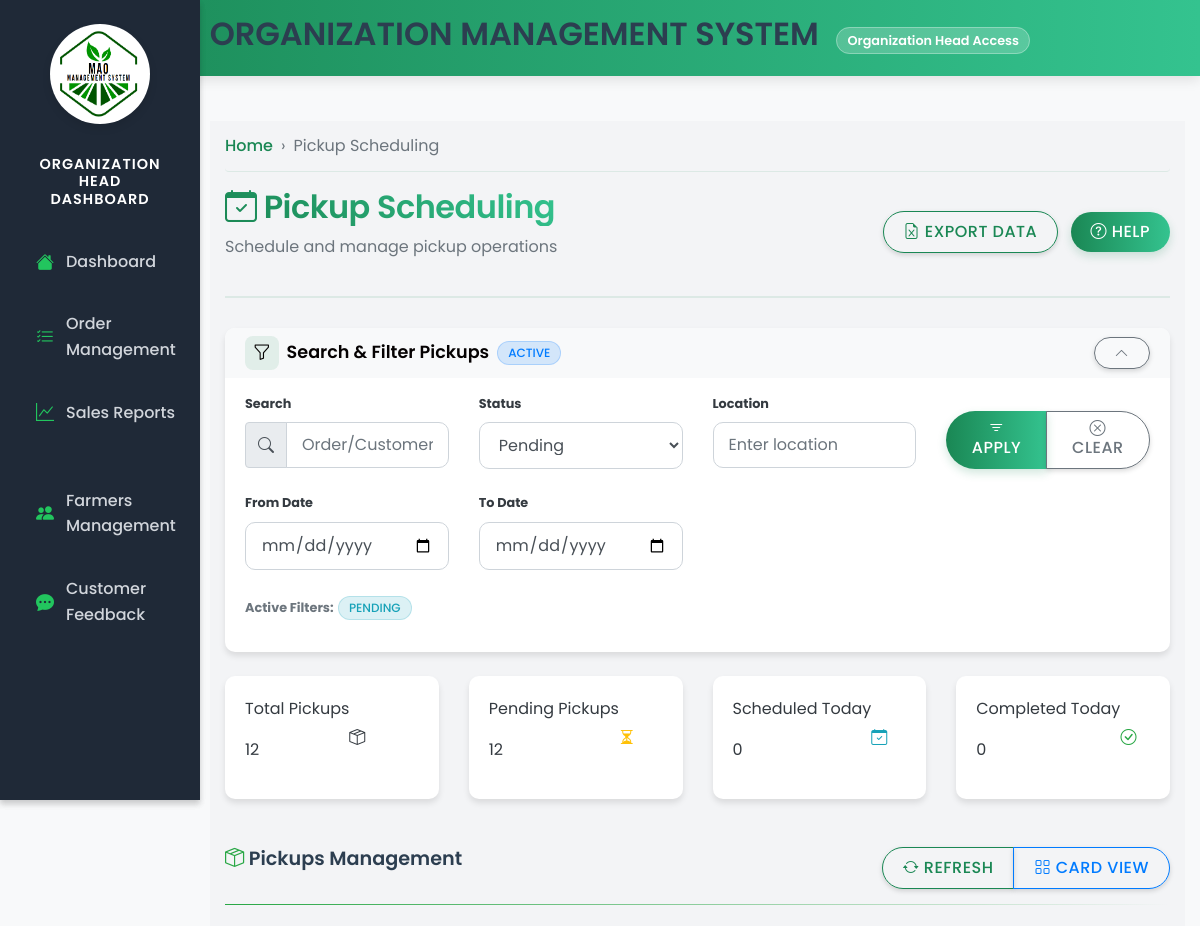
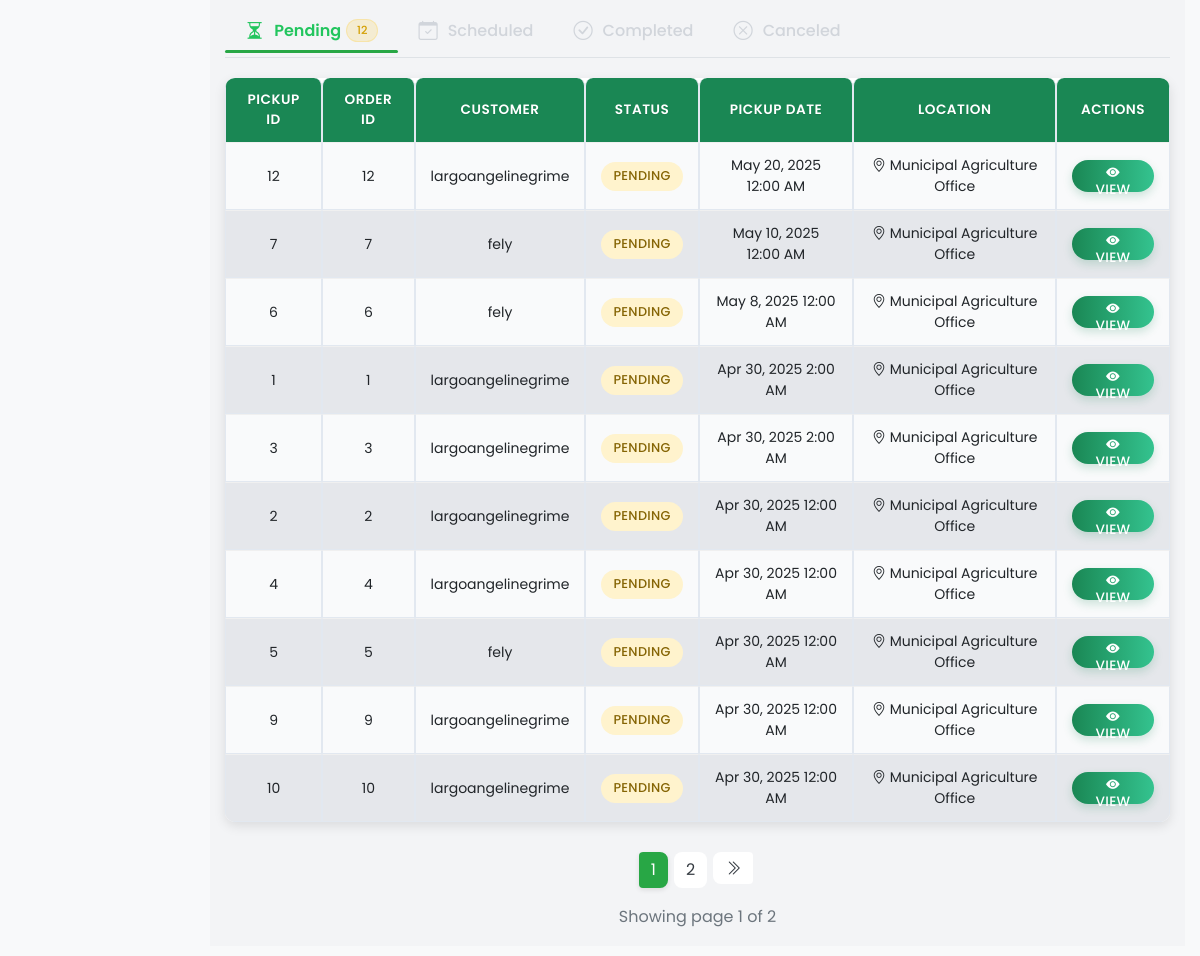
/views/organization-head/pickup-scheduling.php (signed in), run on the app's committed database (2 pictures, top to bottom).
### tables this page shows
CREATE TABLE `pickups` (
  `pickup_id` int(11) NOT NULL,
  `order_id` int(11) NOT NULL,
  `payment_id` int(11) DEFAULT NULL,
  `pickup_status` enum('pending','assigned','ready','completed','cancelled','canceled') DEFAULT 'pending',
  `pickup_date` datetime DEFAULT NULL,
  `pickup_location` varchar(255) DEFAULT 'Municipal Agriculture Office',
  `pickup_notes` text DEFAULT NULL,
  `office_location` varchar(255) DEFAULT 'Municipal Agriculture Office',
  `contact_person` varchar(100) DEFAULT NULL
);

CREATE TABLE `users` (
  `user_id` int(11) NOT NULL,
  `username` varchar(50) NOT NULL,
  `password` varchar(255) NOT NULL,
  `email` varchar(100) NOT NULL,
  `role_id` int(11) DEFAULT NULL,
  `created_at` timestamp NOT NULL DEFAULT current_timestamp(),
  `updated_at` timestamp NOT NULL DEFAULT current_timestamp() ON UPDATE current_timestamp(),
  `first_name` varchar(100) NOT NULL,
  `last_name` varchar(100) NOT NULL,
  `contact_number` varchar(20) DEFAULT NULL,
  `address` text DEFAULT NULL
);

### views/organization-head/pickup-scheduling.php (the view, shortened to what the rows shown need)
<?php
$database = new Database();
$conn = $database->connect();
$limit = 10;
$page = isset($_GET['page']) ? (int)$_GET['page'] : 1;
$offset = ($page - 1) * $limit;
$statusFilter = isset($_GET['filter_status']) ? $_GET['filter_status'] : 'pending';
$pickupQuery = "SELECT p.*, o.order_date, c.username AS consumer_name
                FROM pickups p
                JOIN orders o ON p.order_id = o.order_id
                JOIN users c ON o.consumer_id = c.user_id
                WHERE 1=1";
if ($statusFilter) {
    $pickupQuery .= " AND p.pickup_status = :statusFilter";
}
$pickupQuery .= " ORDER BY p.pickup_date DESC LIMIT :limit OFFSET :offset";
$stmt = $conn->prepare($pickupQuery);
if ($statusFilter) {
    $stmt->bindValue(':statusFilter', $statusFilter, PDO::PARAM_STR);
}
$stmt->bindValue(':limit', $limit, PDO::PARAM_INT);
$stmt->bindValue(':offset', $offset, PDO::PARAM_INT);
$stmt->execute();
$pickups = $stmt->fetchAll(PDO::FETCH_ASSOC);
function getStatusBadgeClass($status) {
    $status = strtolower($status);
    switch ($status) {
        case 'pending':
            return 'pending';
    }
}
?>
<!DOCTYPE html>
<html lang="en">
<head>
    <link href="https://stackpath.bootstrapcdn.com/bootstrap/4.5.2/css/bootstrap.min.css" rel="stylesheet">
    <link href="https://cdn.jsdelivr.net/npm/bootstrap-icons/font/bootstrap-icons.css" rel="stylesheet">
    <link rel="stylesheet" href="../../public/style/admin.css">
    <link rel="stylesheet" href="../../public/style/admin-sidebar.css">
    <link rel="stylesheet" href="../../public/style/organization-head-dashboard.css">
    <link rel="stylesheet" href="https://cdnjs.cloudflare.com/ajax/libs/bootstrap-datepicker/1.9.0/css/bootstrap-datepicker.min.css">
</head>
<body>
    <div class="organization-header text-center">
        <h2><i class="bi bi-building"></i> ORGANIZATION MANAGEMENT SYSTEM
            <span class="organization-badge">Organization Head Access</span>
        </h2>
    </div>
    <div class="container-fluid">
        <div class="row">
            <main role="main" class="col-md-9 ml-sm-auto col-lg-10 dashboard-main" id="main-content">
                <div class="page-header d-flex justify-content-between align-items-center">
                    <div>
                        <h1 class="h2"><i class="bi bi-calendar-check"></i> Pickup Scheduling</h1>
                    </div>
                </div>
                <div id="tableView" class="view-container">
                    <div class="table-container">
                        <?php if (!empty($pickups)): ?>
                            <table class="table table-hover">
                                <thead>
                                    <tr>
                                        <th>Pickup ID</th>
                                        <th>Order ID</th>
                                        <th>Customer</th>
                                        <th>Status</th>
                                        <th>Pickup Date</th>
                                        <th>Location</th>
                                        <th>Actions</th>
                                    </tr>
                                </thead>
                                <tbody>
                                    <?php foreach ($pickups as $pickup): ?>
                                        <tr>
                                            <td><?= htmlspecialchars($pickup['pickup_id']) ?></td>
                                            <td><?= htmlspecialchars($pickup['order_id']) ?></td>
                                            <td><?= htmlspecialchars($pickup['consumer_name']) ?></td>
                                            <td>
                                                <span class="badge badge-status badge-<?= getStatusBadgeClass($pickup['pickup_status']) ?>">
                                                    <?= ucfirst($pickup['pickup_status']) ?>
                                                </span>
                                            </td>
                                            <td><?= htmlspecialchars(date("M j, Y g:i A", strtotime($pickup['pickup_date']))) ?></td>
                                            <td><i class="bi bi-geo-alt"></i> <?= htmlspecialchars($pickup['pickup_location']) ?></td>
                                            <td>
                                                <button class="btn btn-sm btn-primary action-btn view-pickup-btn"
                                                        data-pickup-id="<?= htmlspecialchars($pickup['pickup_id']) ?>"
                                                        data-toggle="modal" data-target="#viewPickupModal">
                                                    <i class="bi bi-eye-fill"></i> View
                                                </button>
                                            </td>
                                        </tr>
                                    <?php endforeach; ?>
                                </tbody>
                            </table>
                        <?php endif; ?>
                    </div>
                </div>
            </main>
        </div>
    </div>
</body>
</html>

### data on the page
pickups: pickup_id "12", order "12", users.username "largoangelinegrime", pickup_status "PENDING", pickup_date "May 20, 2025 12:00 AM", pickup_location "Municipal Agriculture Office"
pickups: pickup_id "7", order "7", users.username "fely", pickup_status "PENDING", pickup_date "May 10, 2025 12:00 AM", pickup_location "Municipal Agriculture Office"
pickups: pickup_id "6", order "6", users.username "fely", pickup_status "PENDING", pickup_date "May 8, 2025 12:00 AM", pickup_location "Municipal Agriculture Office"
pickups: pickup_id "1", order "1", users.username "largoangelinegrime", pickup_status "PENDING", pickup_date "Apr 30, 2025 2:00 AM", pickup_location "Municipal Agriculture Office"
pickups: pickup_id "3", order "3", users.username "largoangelinegrime", pickup_status "PENDING", pickup_date "Apr 30, 2025 2:00 AM", pickup_location "Municipal Agriculture Office"
pickups: pickup_id "2", order "2", users.username "largoangelinegrime", pickup_status "PENDING", pickup_date "Apr 30, 2025 12:00 AM", pickup_location "Municipal Agriculture Office"
pickups: pickup_id "4", order "4", users.username "largoangelinegrime", pickup_status "PENDING", pickup_date "Apr 30, 2025 12:00 AM", pickup_location "Municipal Agriculture Office"
pickups: pickup_id "5", order "5", users.username "fely", pickup_status "PENDING", pickup_date "Apr 30, 2025 12:00 AM", pickup_location "Municipal Agriculture Office"
pickups: pickup_id "9", order "9", users.username "largoangelinegrime", pickup_status "PENDING", pickup_date "Apr 30, 2025 12:00 AM", pickup_location "Municipal Agriculture Office"
pickups: pickup_id "10", order "10", users.username "largoangelinegrime", pickup_status "PENDING", pickup_date "Apr 30, 2025 12:00 AM", pickup_location "Municipal Agriculture Office"

### other printed values
$statusFilter "PENDING"
$totalPickupCount "12"
$pendingCount "12"
$scheduledToday "0"
$completedToday "0"
$page "1"
$totalPages "2"
form field filter_status "Pending"
